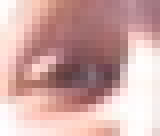
#> input picture plone/buildout-cache/eggs/Products.ATContentTypes-1.3.4-py2.4.egg/Products/ATContentTypes/tests/input/canoneye.jpg, 20 x 17 px (shown 8 times larger)
$ python pilprint.py ../../buildout-cache/eggs/Products.ATContentTypes-1.3.4-py2.4.egg/Products/ATContentTypes/tests/input/canoneye.jpg   (Python 2 division)
#> lines starting #> are read from the running program, lines starting #| are printed output that depends on the picture
#!/usr/local/www/repos/Events/plone/Python-2.4/bin/python
#
# The Python Imaging Library.
# $Id: pilprint.py 2134 2004-10-06 08:55:20Z fredrik $
#
# print image files to postscript printer
#
# History:
# 0.1   1996-04-20 fl   Created
# 0.2   1996-10-04 fl   Use draft mode when converting.
# 0.3   2003-05-06 fl   Fixed a typo or two.
#

VERSION = "pilprint 0.3/2003-05-05"

import Image
import PSDraw

letter = ( 1.0*72, 1.0*72, 7.5*72, 10.0*72 )

def description(file, image):
    import os
    title = os.path.splitext(os.path.split(file)[1])[0]
    format = " (%dx%d "
    if image.format:
        format = " (" + image.format + " %dx%d "
    return title + format % image.size + image.mode + ")"

import getopt, os, sys

if len(sys.argv) == 1:
    print "PIL Print 0.2a1/96-10-04 -- print image files"
    print "Usage: pilprint files..."
    print "Options:"
    print "  -c            colour printer (default is monochrome)"
    print "  -p            print via lpr (default is stdout)"
    print "  -P <printer>  same as -p but use given printer"
    sys.exit(1)

try:
    opt, argv = getopt.getopt(sys.argv[1:], "cdpP:")
except getopt.error, v:
    print v
    sys.exit(1)

printer = None # print to stdout
monochrome = 1 # reduce file size for most common case

for o, a in opt:
    if o == "-d":
        # debug: show available drivers
        Image.init()
        print Image.ID
        sys.exit(1)
    elif o == "-c":
        # colour printer
        monochrome = 0
    elif o == "-p":
        # default printer channel
        printer = "lpr"
    elif o == "-P":
        # printer channel
        printer = "lpr -P%s" % a

for file in argv:
    try:

        im = Image.open(file)
#> im is the input picture: PIL image 20x17 RGB; mean R, G, B 206.8, 168, 165.3

        title = description(file, im)
#> title = 'canoneye (JPEG 20x17 RGB)'

        if monochrome and im.mode not in ["1", "L"]:
            im.draft("L", im.size)
            im = im.convert("L")
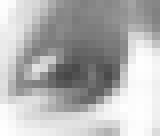
#> im: PIL image 20x17 L (shown 8 times larger); min 71, max 254, mean 179.3

        if printer:
            fp = os.popen(printer, "w")
        else:
            fp = sys.stdout

#> (the run stopped early here; a loop or call above may not have finished)
